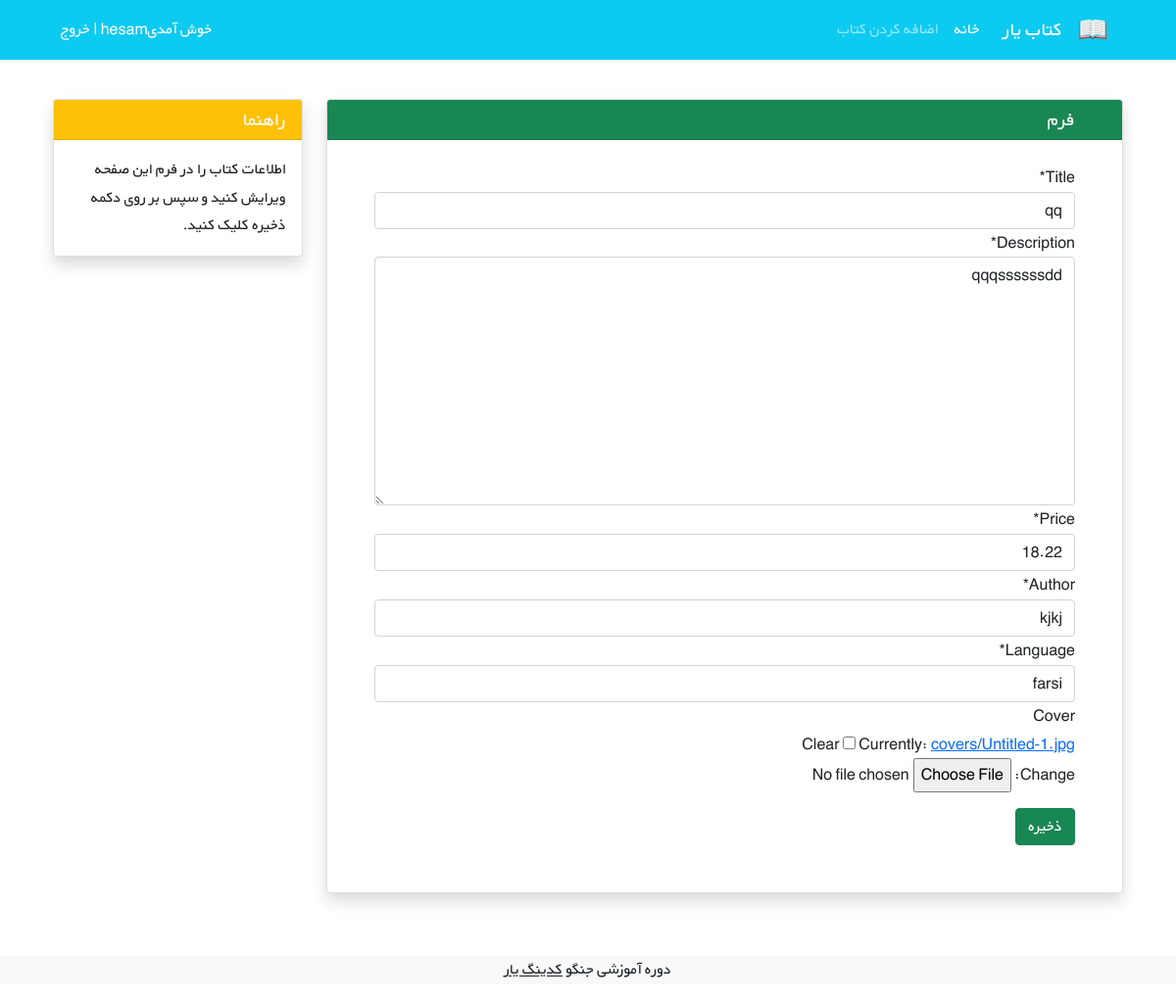
Screenshot of /books/9/edit/ (signed in) with the database file from the repository.
### books/models.py (models this page shows, shortened)
class Books(models.Model):
    STATUS_CHOICE = (
        ('fa', 'farsi'),
        ('en', 'english'),
        ('etc', 'other')
    )
    user = models.ForeignKey(get_user_model(), on_delete=models.CASCADE)
    title = models.CharField(max_length=50)
    author = models.CharField(max_length=50)
    language = models.CharField(max_length=50, choices=STATUS_CHOICE)
    description = models.TextField()
    price = models.DecimalField(max_digits=5, decimal_places=2)
    cover = models.ImageField(upload_to='covers/', blank=True, null=True)

### books/views.py (the view)
# urls.py: path('<int:pk>/edit/', views.EditBook.as_view(), name='book_edit'),
class EditBook(LoginRequiredMixin, UserPassesTestMixin, generic.UpdateView):
    model = Books
    template_name = 'books/edit.html'
    fields = ['title', 'description', 'price', 'author', 'language', 'cover']
    def test_func(self):
        obj = self.get_object()
        return obj.user == self.request.user

### books/templates/books/edit.html (shortened to what this page needs)
{% extends '_base.html' %}
{% load crispy_forms_tags %}
{% block content %}
    <div class="container mt-4" dir="rtl">
        <div class="row">
            <div class="col-9">
                <div class="card shadow my-3">
                    <h5 class="card-header bg-success text-light px-5">فرم</h5>
                    <div class="px-5 pt-3 pb-5">
                        <form method="POST" enctype="multipart/form-data">
                            <div class="form-group py-2">
                                {{ form | crispy }}
                            </div>
                            <button type="submit" class="btn btn-success mt-2">ذخیره</button>
                        </form>
                    </div>
                </div>
            </div>
            <div class="col-3">
                <div class="card my-3 shadow">
                    <h5 class="card-header bg-warning text-light">راهنما</h5>
                    <div class="card-body">
                        <p class="card-text">
                            اطلاعات کتاب را در فرم این صفحه ویرایش کنید و سپس بر روی دکمه ذخیره کلیک کنید.
                        </p>
                    </div>
                </div>
            </div>
        </div>
    </div>
{% endblock %}

### static/css/style.css (style rules this page uses)
* { font-family: 'BYekan', sans-serif; line-height: 1.8rem; }

### rows the page displays
Books: title "qq", description "qqqssssssdd", price "18.22", author "kjkj", language "farsi"
